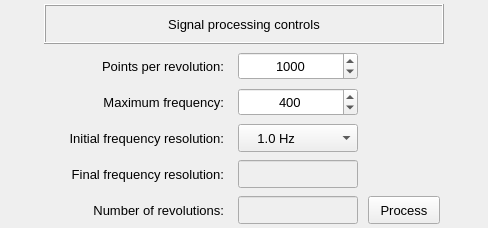
                  <widget class="QFrame" name="frame_4">
                   <property name="minimumSize">
                    <size>
                     <width>0</width>
                     <height>228</height>
                    </size>
                   </property>
                   <property name="maximumSize">
                    <size>
                     <width>16777215</width>
                     <height>228</height>
                    </size>
                   </property>
                   <property name="frameShape">
                    <enum>QFrame::NoFrame</enum>
                   </property>
                   <property name="frameShadow">
                    <enum>QFrame::Raised</enum>
                   </property>
                   <layout class="QGridLayout" name="gridLayout">
                    <property name="leftMargin">
                     <number>4</number>
                    </property>
                    <property name="topMargin">
                     <number>4</number>
                    </property>
                    <property name="rightMargin">
                     <number>4</number>
                    </property>
                    <property name="bottomMargin">
                     <number>4</number>
                    </property>
                    <property name="horizontalSpacing">
                     <number>6</number>
                    </property>
                    <property name="verticalSpacing">
                     <number>8</number>
                    </property>
                    <item row="5" column="1">
                     <widget class="QLabel" name="label_39">
                      <property name="minimumSize">
                       <size>
                        <width>180</width>
                        <height>28</height>
                       </size>
                      </property>
                      <property name="maximumSize">
                       <size>
                        <width>180</width>
                        <height>28</height>
                       </size>
                      </property>
                      <property name="font">
                       <font>
                        <pointsize>10</pointsize>
                       </font>
                      </property>
                      <property name="text">
                       <string>Final frequency resolution:</string>
                      </property>
                      <property name="alignment">
                       <set>Qt::AlignRight|Qt::AlignTrailing|Qt::AlignVCenter</set>
                      </property>
                     </widget>
                    </item>
                    <item row="4" column="2">
                     <widget class="QComboBox" name="comboBox_frequency_resolution">
                      <property name="minimumSize">
                       <size>
                        <width>120</width>
                        <height>28</height>
                       </size>
                      </property>
                      <property name="maximumSize">
                       <size>
                        <width>120</width>
                        <height>28</height>
                       </size>
                      </property>
                      <property name="font">
                       <font>
                        <pointsize>10</pointsize>
                       </font>
                      </property>
                      <property name="layoutDirection">
                       <enum>Qt::LeftToRight</enum>
                      </property>
                      <property name="currentIndex">
                       <number>3</number>
                      </property>
                      <item>
                       <property name="text">
                        <string>    0.1 Hz</string>
                       </property>
                      </item>
                      <item>
                       <property name="text">
                        <string>    0.2 Hz</string>
                       </property>
                      </item>
                      <item>
                       <property name="text">
                        <string>    0.5Hz</string>
                       </property>
                      </item>
                      <item>
                       <property name="text">
                        <string>    1.0 Hz</string>
                       </property>
                      </item>
                      <item>
                       <property name="text">
                        <string>    2.0 Hz</string>
                       </property>
                      </item>
                     </widget>
                    </item>
                    <item row="3" column="2">
                     <widget class="QSpinBox" name="spinBox_max_frequency">
                      <property name="minimumSize">
                       <size>
                        <width>120</width>
                        <height>28</height>
                       </size>
                      </property>
                      <property name="maximumSize">
                       <size>
                        <width>120</width>
                        <height>28</height>
                       </size>
                      </property>
                      <property name="font">
                       <font>
                        <pointsize>10</pointsize>
                       </font>
                      </property>
                      <property name="alignment">
                       <set>Qt::AlignCenter</set>
                      </property>
                      <property name="minimum">
                       <number>100</number>
                      </property>
                      <property name="maximum">
                       <number>1000</number>
                      </property>
                      <property name="singleStep">
                       <number>10</number>
                      </property>
                      <property name="value">
                       <number>400</number>
                      </property>
                     </widget>
                    </item>
                    <item row="6" column="2">
                     <widget class="QLineEdit" name="lineEdit_number_of_revolutions">
                      <property name="enabled">
                       <bool>false</bool>
                      </property>
                      <property name="minimumSize">
                       <size>
                        <width>120</width>
                        <height>28</height>
                       </size>
                      </property>
                      <property name="maximumSize">
                       <size>
                        <width>120</width>
                        <height>28</height>
                       </size>
                      </property>
                      <property name="font">
                       <font>
                        <pointsize>10</pointsize>
                       </font>
                      </property>
                      <property name="styleSheet">
                       <string notr="true"/>
                      </property>
                      <property name="alignment">
                       <set>Qt::AlignCenter</set>
                      </property>
                     </widget>
                    </item>
                    <item row="5" column="2">
                     <widget class="QLineEdit" name="lineEdit_frequency_resolution">
                      <property name="enabled">
                       <bool>false</bool>
                      </property>
                      <property name="minimumSize">
                       <size>
                        <width>120</width>
                        <height>28</height>
                       </size>
                      </property>
                      <property name="maximumSize">
                       <size>
                        <width>120</width>
                        <height>28</height>
                       </size>
                      </property>
                      <property name="font">
                       <font>
                        <pointsize>10</pointsize>
                       </font>
                      </property>
                      <property name="styleSheet">
                       <string notr="true"/>
                      </property>
                      <property name="alignment">
                       <set>Qt::AlignCenter</set>
                      </property>
                     </widget>
                    </item>
                    <item row="6" column="1">
                     <widget class="QLabel" name="label_40">
                      <property name="minimumSize">
                       <size>
                        <width>180</width>
                        <height>28</height>
                       </size>
                      </property>
                      <property name="maximumSize">
                       <size>
                        <width>180</width>
                        <height>28</height>
                       </size>
                      </property>
                      <property name="font">
                       <font>
                        <pointsize>10</pointsize>
                       </font>
                      </property>
                      <property name="text">
                       <string>Number of revolutions:</string>
                      </property>
                      <property name="alignment">
                       <set>Qt::AlignRight|Qt::AlignTrailing|Qt::AlignVCenter</set>
                      </property>
                     </widget>
                    </item>
                    <item row="4" column="1">
                     <widget class="QLabel" name="label_38">
                      <property name="minimumSize">
                       <size>
                        <width>180</width>
                        <height>28</height>
                       </size>
                      </property>
                      <property name="maximumSize">
                       <size>
                        <width>180</width>
                        <height>28</height>
                       </size>
                      </property>
                      <property name="font">
                       <font>
                        <pointsize>10</pointsize>
                       </font>
                      </property>
                      <property name="text">
                       <string>Initial frequency resolution:</string>
                      </property>
                      <property name="alignment">
                       <set>Qt::AlignRight|Qt::AlignTrailing|Qt::AlignVCenter</set>
                      </property>
                     </widget>
                    </item>
                    <item row="3" column="1">
                     <widget class="QLabel" name="label_41">
                      <property name="minimumSize">
                       <size>
                        <width>180</width>
                        <height>28</height>
                       </size>
                      </property>
                      <property name="maximumSize">
                       <size>
                        <width>180</width>
                        <height>28</height>
                       </size>
                      </property>
                      <property name="font">
                       <font>
                        <pointsize>10</pointsize>
                       </font>
                      </property>
                      <property name="text">
                       <string>Maximum frequency:</string>
                      </property>
                      <property name="alignment">
                       <set>Qt::AlignRight|Qt::AlignTrailing|Qt::AlignVCenter</set>
                      </property>
                     </widget>
                    </item>
                    <item row="1" column="1" colspan="3">
                     <widget class="QFrame" name="frame_8">
                      <property name="minimumSize">
                       <size>
                        <width>400</width>
                        <height>40</height>
                       </size>
                      </property>
                      <property name="maximumSize">
                       <size>
                        <width>480</width>
                        <height>40</height>
                       </size>
                      </property>
                      <property name="frameShape">
                       <enum>QFrame::Box</enum>
                      </property>
                      <property name="frameShadow">
                       <enum>QFrame::Raised</enum>
                      </property>
                      <layout class="QGridLayout" name="gridLayout_20">
                       <property name="leftMargin">
                        <number>2</number>
                       </property>
                       <property name="topMargin">
                        <number>2</number>
                       </property>
                       <property name="rightMargin">
                        <number>2</number>
                       </property>
                       <property name="bottomMargin">
                        <number>2</number>
                       </property>
                       <item row="0" column="0">
                        <widget class="QLabel" name="label_4">
                         <property name="font">
                          <font>
                           <pointsize>10</pointsize>
                          </font>
                         </property>
                         <property name="text">
                          <string>Signal processing controls</string>
                         </property>
                         <property name="alignment">
                          <set>Qt::AlignCenter</set>
                         </property>
                        </widget>
                       </item>
                      </layout>
                     </widget>
                    </item>
                    <item row="6" column="4">
                     <spacer name="horizontalSpacer_3">
                      <property name="orientation">
                       <enum>Qt::Horizontal</enum>
                      </property>
                      <property name="sizeHint" stdset="0">
                       <size>
                        <width>40</width>
                        <height>20</height>
                       </size>
                      </property>
                     </spacer>
                    </item>
                    <item row="6" column="0">
                     <spacer name="horizontalSpacer_4">
                      <property name="orientation">
                       <enum>Qt::Horizontal</enum>
                      </property>
                      <property name="sizeHint" stdset="0">
                       <size>
                        <width>40</width>
                        <height>20</height>
                       </size>
                      </property>
                     </spacer>
                    </item>
                    <item row="6" column="3">
                     <widget class="QPushButton" name="pushButton_process_aquisition_parameters">
                      <property name="minimumSize">
                       <size>
                        <width>72</width>
                        <height>28</height>
                       </size>
                      </property>
                      <property name="maximumSize">
                       <size>
                        <width>72</width>
                        <height>28</height>
                       </size>
                      </property>
                      <property name="font">
                       <font>
                        <pointsize>10</pointsize>
                       </font>
                      </property>
                      <property name="toolTip">
                       <string>&lt;html&gt;&lt;head/&gt;&lt;body&gt;&lt;p&gt;Press to process the aquisition parameters&lt;/p&gt;&lt;/body&gt;&lt;/html&gt;</string>
                      </property>
                      <property name="styleSheet">
                       <string notr="true"/>
                      </property>
                      <property name="text">
                       <string>Process</string>
                      </property>
                      <property name="autoDefault">
                       <bool>false</bool>
                      </property>
                     </widget>
                    </item>
                    <item row="2" column="2">
                     <widget class="QSpinBox" name="spinBox_number_of_points">
                      <property name="minimumSize">
                       <size>
                        <width>120</width>
                        <height>28</height>
                       </size>
                      </property>
                      <property name="maximumSize">
                       <size>
                        <width>120</width>
                        <height>28</height>
                       </size>
                      </property>
                      <property name="font">
                       <font>
                        <pointsize>10</pointsize>
                       </font>
                      </property>
                      <property name="alignment">
                       <set>Qt::AlignCenter</set>
                      </property>
                      <property name="minimum">
                       <number>60</number>
                      </property>
                      <property name="maximum">
                       <number>10000</number>
                      </property>
                      <property name="singleStep">
                       <number>1</number>
                      </property>
                      <property name="value">
                       <number>1000</number>
                      </property>
                     </widget>
                    </item>
                    <item row="2" column="1">
                     <widget class="QLabel" name="label_37">
                      <property name="minimumSize">
                       <size>
                        <width>180</width>
                        <height>28</height>
                       </size>
                      </property>
                      <property name="maximumSize">
                       <size>
                        <width>180</width>
                        <height>28</height>
                       </size>
                      </property>
                      <property name="font">
                       <font>
                        <pointsize>10</pointsize>
                       </font>
                      </property>
                      <property name="text">
                       <string>Points per revolution:</string>
                      </property>
                      <property name="alignment">
                       <set>Qt::AlignRight|Qt::AlignTrailing|Qt::AlignVCenter</set>
                      </property>
                     </widget>
                    </item>
                   </layout>
                  </widget>
